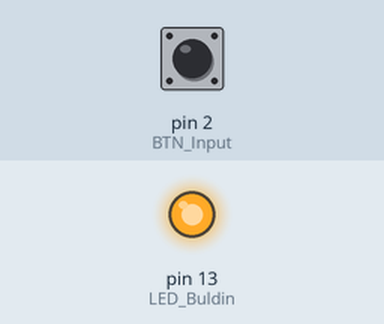
Recording of a sketch running on a simulated Arduino Uno, built with avr-gcc and run on an emulated ATmega328P. On the bench: output pins drawn as LEDs (lit = HIGH). The test bench sets the inputs (shaded band); at power-on: pin 2 (BTN_Input) HIGH.

Above: at 1.2 s.
1.3 s: pin 2 (BTN_Input) pulled LOW for 0.15 s
At 1.37 s:
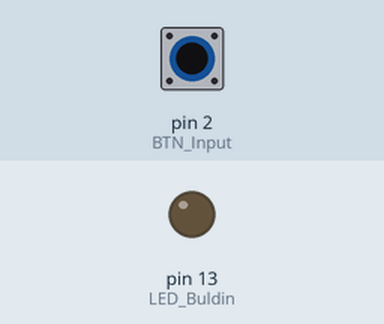
2.9 s: pin 2 (BTN_Input) pulled LOW for 3.2 s
At 7.5 s:
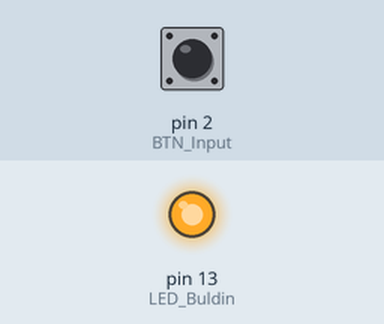
Timing chart, 0 to 9.0 s (numbered marks = the images above; inputs shaded):
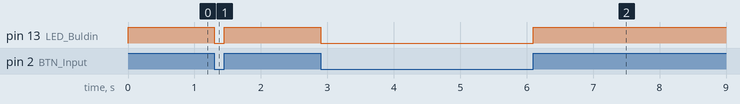

The sketch:

Button.ino
```cpp
/*
  Name:
    Button
  Discription:
    This code makes the buildin-LED turn on if the BTN_Input pin is HIGH and turns it off after that.
*/

#define LED_Buldin 13 //Defines LED_Buildin as 13
#define BTN_Input 2 //Defines BTN_Input as 2

void setup(){
  pinMode(LED_Buldin, OUTPUT); //Sets LED_Buildin as output
  pinMode(BTN_Input, INPUT_PULLUP); //Sets BTN_Input as Input
}

void loop(){
  if(digitalRead(BTN_Input) == HIGH){ //Checks if the button return HIGH or LOW to the BTN_Input pin
    digitalWrite(LED_Buldin, HIGH); //Sets LED_Buildin High
  }else{
    digitalWrite(LED_Buldin, LOW); //Sets LED_Buildin Low
  }
}
```

Measured:
- after the input at 1.3 s, pin 13 (LED_Buldin): HIGH → LOW at once, → HIGH 0.15 s later
- after the input at 2.9 s, pin 13 (LED_Buldin): HIGH → LOW at once, → HIGH 3.2 s later
